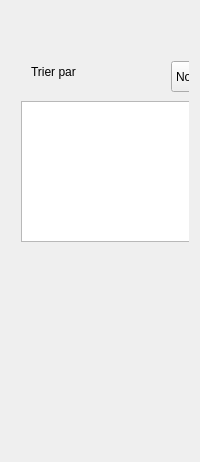
          <widget class="QWidget" name="statPersonnel_2">
           <layout class="QVBoxLayout" name="statPersonnelLayout_4">
            <item>
             <widget class="QWidget" name="chartStatusContainer_4" native="true">
              <property name="sizePolicy">
               <sizepolicy hsizetype="Preferred" vsizetype="Expanding">
                <horstretch>0</horstretch>
                <verstretch>1</verstretch>
               </sizepolicy>
              </property>
              <property name="minimumSize">
               <size>
                <width>0</width>
                <height>440</height>
               </size>
              </property>
              <widget class="QLabel" name="trilabel">
               <property name="geometry">
                <rect>
                 <x>20</x>
                 <y>40</y>
                 <width>141</width>
                 <height>41</height>
                </rect>
               </property>
               <property name="styleSheet">
                <string notr="true">font: 12pt &quot;Segoe UI&quot;;
color: rgb(0, 0, 0);</string>
               </property>
               <property name="text">
                <string>Trier par</string>
               </property>
              </widget>
              <widget class="QComboBox" name="tricomboBox">
               <property name="geometry">
                <rect>
                 <x>160</x>
                 <y>50</y>
                 <width>171</width>
                 <height>31</height>
                </rect>
               </property>
               <item>
                <property name="text">
                 <string>Note</string>
                </property>
               </item>
               <item>
                <property name="text">
                 <string>Nom resp</string>
                </property>
               </item>
               <item>
                <property name="text">
                 <string>Date prod</string>
                </property>
               </item>
              </widget>
              <widget class="QTableWidget" name="tritableWidget">
               <property name="geometry">
                <rect>
                 <x>10</x>
                 <y>90</y>
                 <width>521</width>
                 <height>141</height>
                </rect>
               </property>
               <property name="editTriggers">
                <set>QAbstractItemView::EditTrigger::NoEditTriggers</set>
               </property>
               <property name="alternatingRowColors">
                <bool>true</bool>
               </property>
               <property name="selectionMode">
                <enum>QAbstractItemView::SelectionMode::SingleSelection</enum>
               </property>
               <property name="selectionBehavior">
                <enum>QAbstractItemView::SelectionBehavior::SelectRows</enum>
               </property>
               <property name="sortingEnabled">
                <bool>true</bool>
               </property>
              </widget>
             </widget>
            </item>
           </layout>
          </widget>
